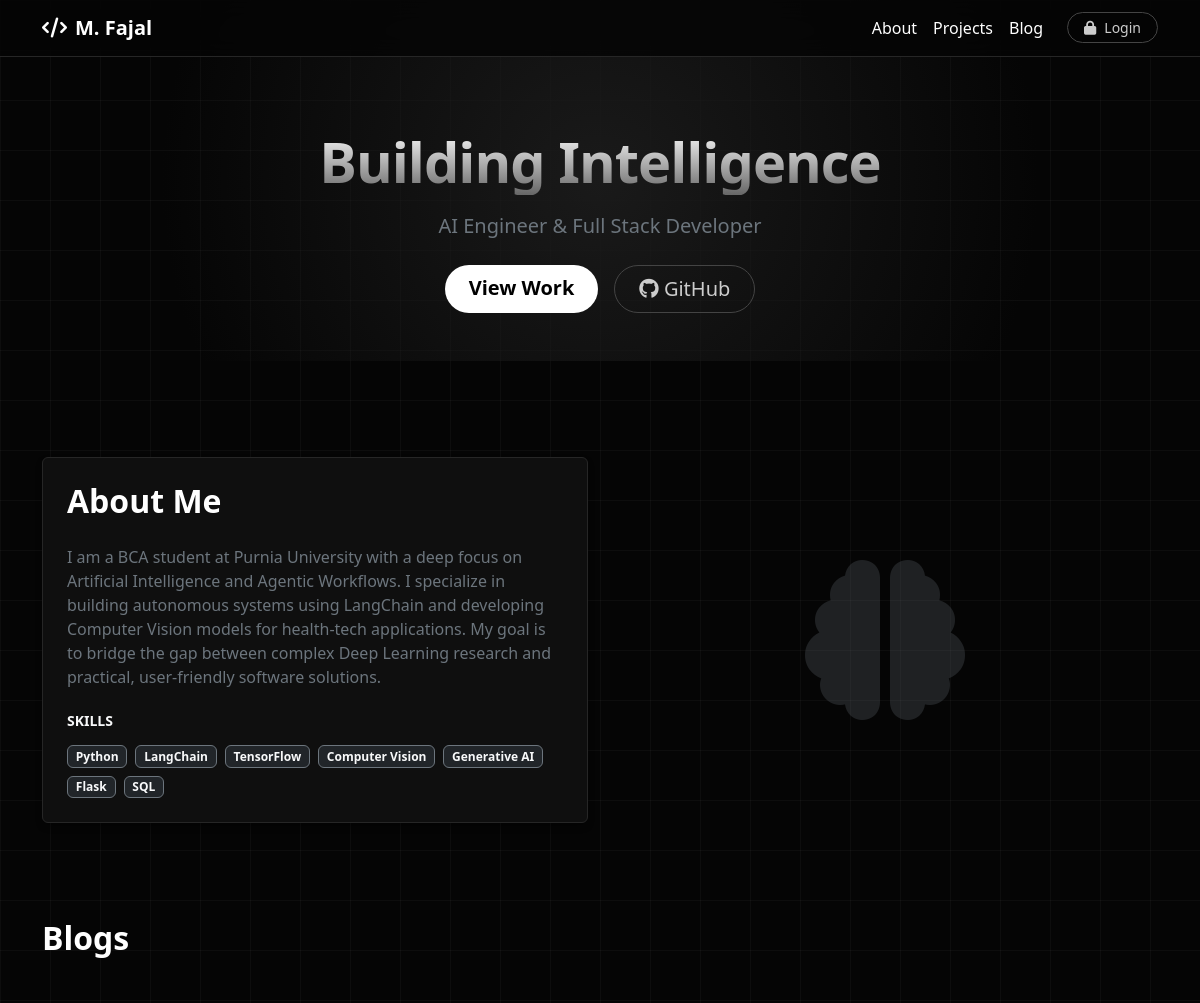
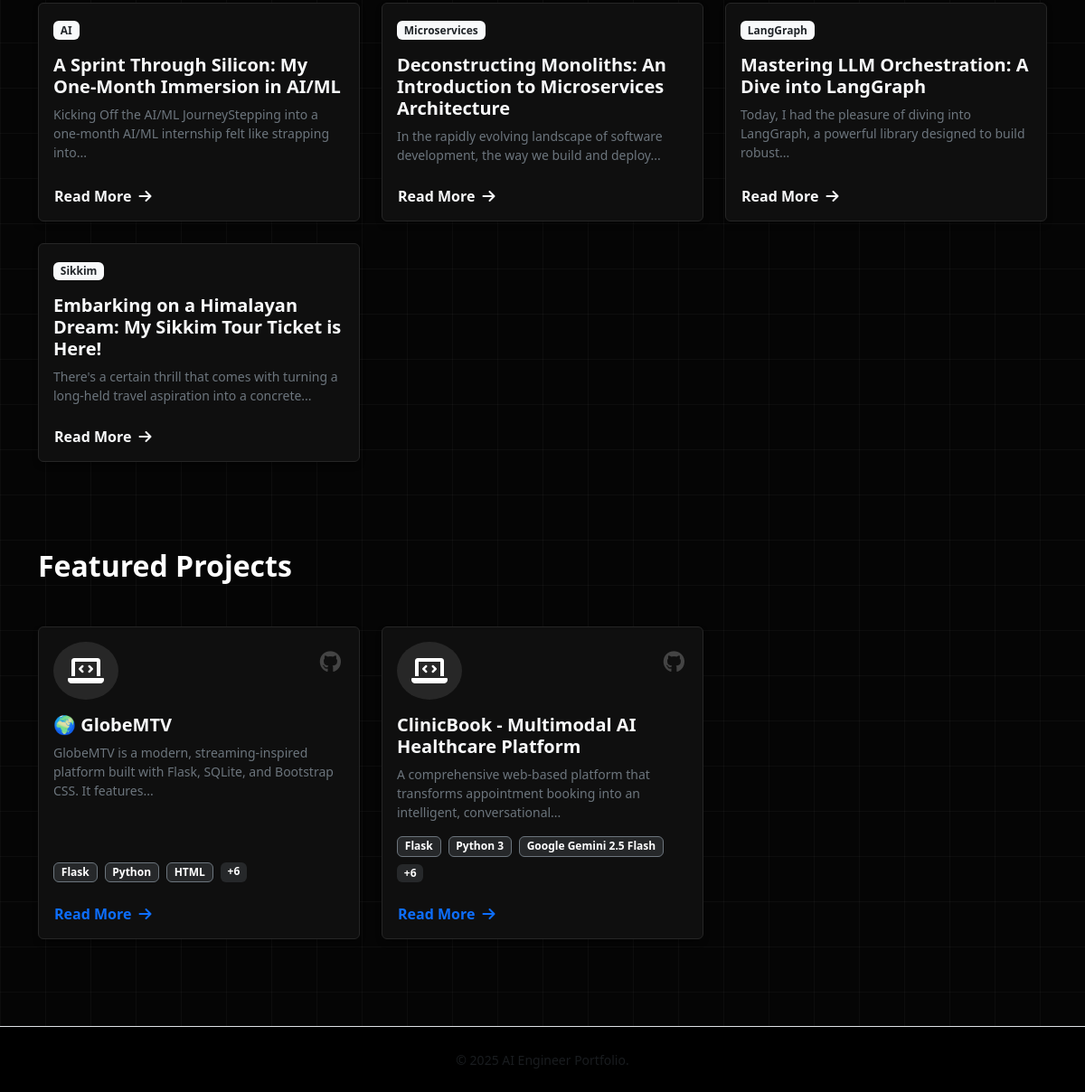
Before: / with the older database file (2 pictures, top to bottom).
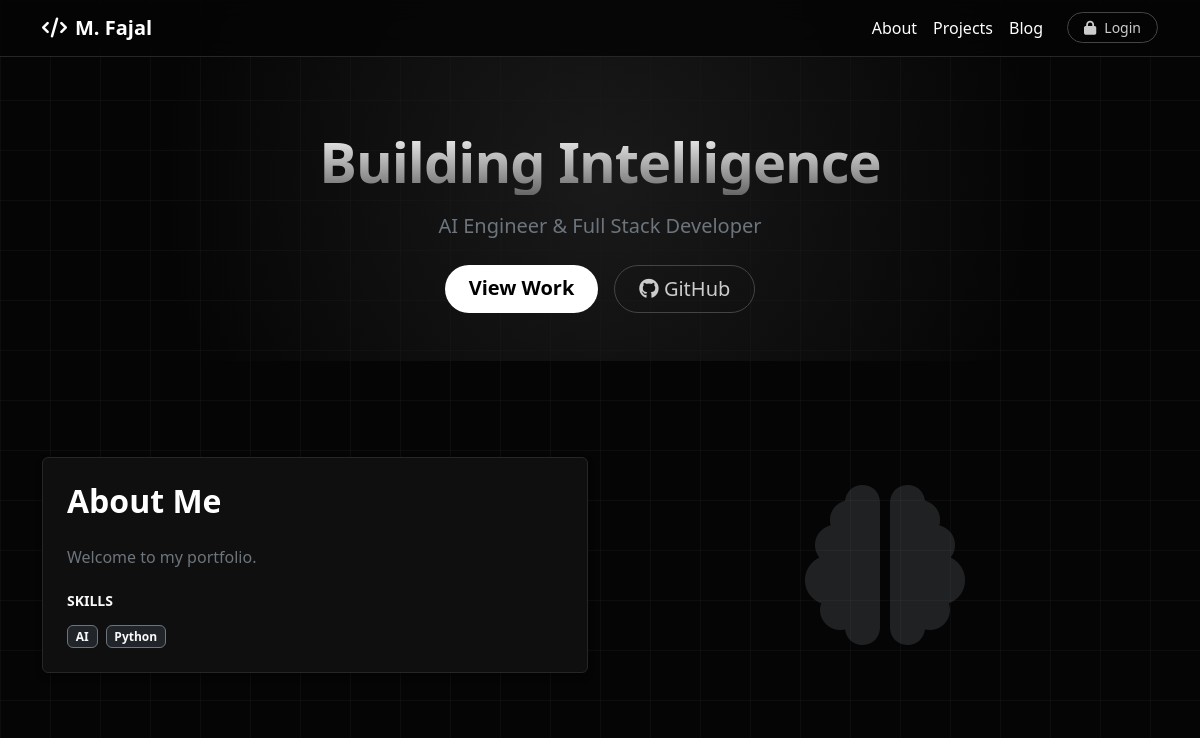
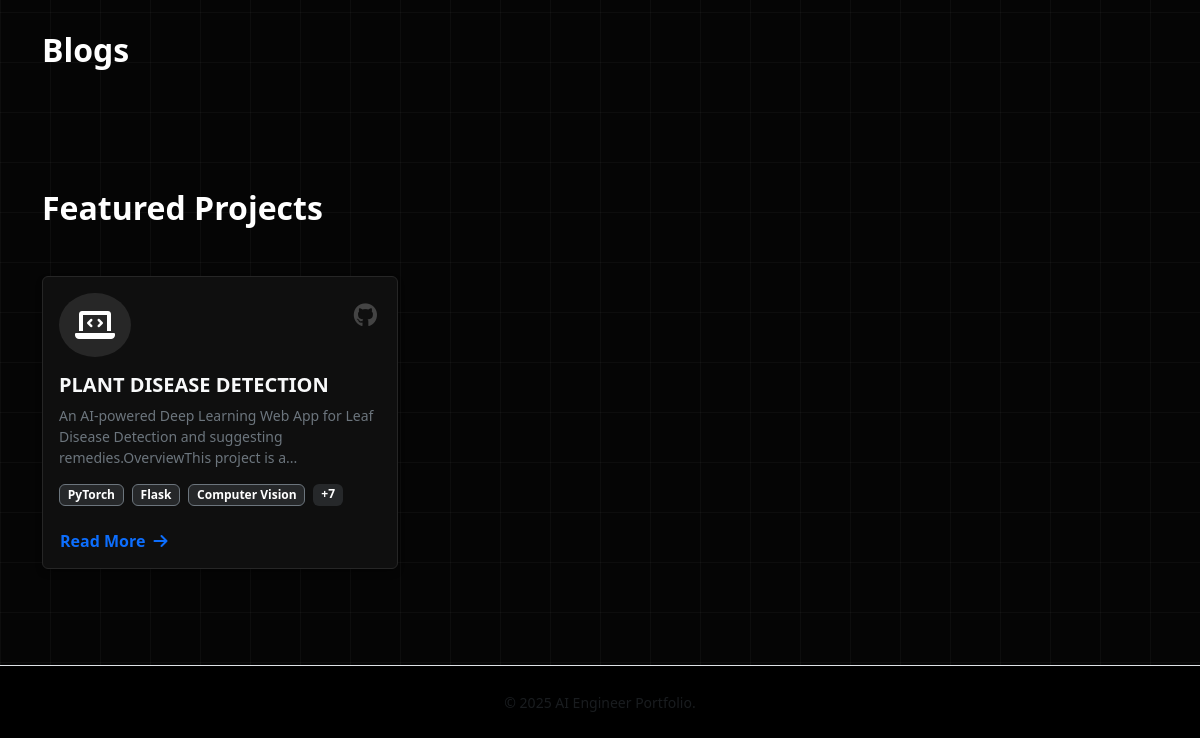
After: the same page with the newer database file (2 pictures, top to bottom).
### tables this page shows
CREATE TABLE profile (
        id INTEGER PRIMARY KEY AUTOINCREMENT,
        bio TEXT NOT NULL,
        skills TEXT,
        updated_at TIMESTAMP DEFAULT CURRENT_TIMESTAMP
    );

CREATE TABLE blogs (
        id INTEGER PRIMARY KEY AUTOINCREMENT,
        title TEXT NOT NULL,
        content TEXT NOT NULL,
        tags TEXT,
        created_at TIMESTAMP DEFAULT CURRENT_TIMESTAMP
    );

CREATE TABLE projects (
        id INTEGER PRIMARY KEY AUTOINCREMENT,
        title TEXT NOT NULL,
        description TEXT NOT NULL,
        tech_stack TEXT,
        link TEXT,
        created_at TIMESTAMP DEFAULT CURRENT_TIMESTAMP
    );

### app.py (the view)
@app.route('/')
def home():
    conn = get_db_connection()
    blogs = conn.execute("SELECT * FROM blogs ORDER BY created_at DESC").fetchall()
    projects = conn.execute("SELECT * FROM projects ORDER BY created_at DESC").fetchall()
    profile = conn.execute("SELECT * FROM profile ORDER BY id DESC LIMIT 1").fetchone()
    conn.close()
    if not profile:
        profile = {"bio": "Welcome to my portfolio.", "skills": "AI, Python"}
    return render_template('index.html', blogs=blogs, projects=projects, profile=profile)

### src/db.py (called while the page is built)
def get_db_connection():
    conn = sqlite3.connect(DB_PATH)
    conn.row_factory = sqlite3.Row
    return conn

### templates/index.html (shortened to what this page needs)
{% extends "base.html" %}
{% block content %}
<header class="hero-section d-flex align-items-center mb-5">
    <div class="container text-center py-5">
        <h1 class="display-4 fw-bold mb-3 hero-title">Building Intelligence</h1>
        <p class="lead mb-4 text-secondary">AI Engineer & Full Stack Developer</p>
        <div class="d-flex justify-content-center gap-3">
            <a href="#projects" class="btn btn-light btn-lg rounded-pill px-4 fw-bold">View Work</a>
            <a href="https://github.com/Mfaj-cod/" target="_blank" class="btn btn-outline-light btn-lg rounded-pill px-4"><i class="fab fa-github"></i> GitHub</a>
        </div>
    </div>
</header>
<section id="about" class="py-5">
    <div class="container">
        <div class="row align-items-center">
            <div class="col-md-6 mb-4 mb-md-0">
                <div class="card card-dark border-0 p-4 h-100">
                    <h2 class="fw-bold section-title mb-4">About Me</h2>
                    <div class="text-secondary lead fs-6">
                        {{ profile.bio | safe }}
                    </div>
                    <div class="mt-4">
                        <h6 class="text-uppercase small fw-bold text-light mb-3">Skills</h6>
                        <div class="d-flex flex-wrap gap-2">
                            {% if profile.skills %}
                                {% for skill in profile.skills.split(',') %}
                                <span class="badge bg-dark border border-secondary text-light">{{ skill.strip() }}</span>
                                {% endfor %}
                            {% endif %}
                        </div>
                    </div>
                </div>
            </div>
            <div class="col-md-6 text-center">
                <i class="fas fa-brain fa-10x text-secondary opacity-25"></i>
            </div>
        </div>
    </div>
</section>
<section id="blog" class="py-5">
    <div class="container">
        <h2 class="fw-bold section-title mb-5">Blogs</h2>
        <div class="row g-4">
            {% for blog in blogs %}
            <div class="col-md-4">
                <div class="card h-100 border-0 card-dark hover-card">
                    <div class="card-body">
                        {% set first_tag = blog.tags.split(',')[0] if blog.tags else 'Tech' %}
                        <span class="badge mb-2 bg-light text-dark fw-bold">{{ first_tag }}</span>
                        <h5 class="card-title fw-bold text-light mt-2">{{ blog.title }}</h5>
                        <div class="card-text text-secondary small text-truncate-3">
                            {{ blog.content | striptags | truncate(100) }}
                        </div>
                    </div>
                    <div class="card-footer border-0 pt-0 bg-transparent">
                        <button class="btn btn-link px-0 text-light fw-bold text-decoration-none" data-bs-toggle="modal" data-bs-target="#blogModal{{ blog.id }}">
                            Read More <i class="fas fa-arrow-right ms-1"></i>
                        </button>
                    </div>
                </div>
            </div>
            {% endfor %}
        </div>
    </div>
</section>
<section id="projects" class="py-5">
    <div class="container">
        <h2 class="fw-bold section-title mb-5">Featured Projects</h2>
        <div class="row g-4">
            {% for project in projects %}
            <div class="col-md-4">
                <div class="card card-dark h-100 border-0 hover-card position-relative">
                    <a href="{{ project.link if project.link else '#' }}" target="_blank" class="project-github-link" title="View Source Code">
                        <i class="fab fa-github"></i>
                    </a>
                    <div class="card-body">
                        <div class="d-flex justify-content-between align-items-start mb-3">
                            <div class="rounded-circle bg-white bg-opacity-10 p-3 d-inline-flex">
                                <i class="fas fa-laptop-code fa-2x text-main"></i>
                            </div>
                        </div>
                        <h5 class="card-title fw-bold text-light">{{ project.title }}</h5>
                        <div class="card-text text-secondary small text-truncate-3">
                            {{ project.description | striptags | truncate(120) }}
                        </div>
                    </div>
                    <div class="card-footer border-0 pt-0 bg-transparent">
                        <div class="mb-3 d-flex flex-wrap gap-2">
                            {% if project.tech_stack %}
                                {% for tech in project.tech_stack.split(',')[:3] %}
                                <span class="badge bg-secondary bg-opacity-25 border border-secondary">{{ tech.strip() }}</span>
                                {% endfor %}
                                {% if project.tech_stack.split(',')|length > 3 %}
                                <span class="badge bg-secondary bg-opacity-25">+{{ project.tech_stack.split(',')|length - 3 }}</span>
                                {% endif %}
                            {% endif %}
                        </div>
                        <button class="btn btn-link px-0 text-main fw-bold text-decoration-none" data-bs-toggle="modal" data-bs-target="#projectModal{{ project.id }}">
                            Read More <i class="fas fa-arrow-right ms-1"></i>
                        </button>
                    </div>
                </div>
            </div>
            {% else %}
            <div class="col-12 text-center text-muted">
                <p>No projects found. Ask the Agent to add one!</p>
            </div>
            {% endfor %}
        </div>
    </div>
</section>
{% endblock %}

### templates/base.html (shortened to what this page needs)
<!DOCTYPE html>
<html lang="en">
<head>
    <link href="https://cdn.jsdelivr.net/npm/bootstrap@5.3.0/dist/css/bootstrap.min.css" rel="stylesheet">
    <link rel="stylesheet" href="https://cdnjs.cloudflare.com/ajax/libs/font-awesome/6.0.0/css/all.min.css">
    <link rel="stylesheet" href="{{ url_for('static', filename='style.css') }}">
</head>
<body class="dark-mode">
    <nav class="navbar navbar-expand-lg navbar-dark fixed-top border-bottom">
        <div class="container">
            <a class="navbar-brand fw-bold" href="/">
                <i class="fas fa-code me-2"></i>M. Fajal
            </a>
            <div class="collapse navbar-collapse" id="navbarNav">
                <ul class="navbar-nav ms-auto">
                    <li class="nav-item"><a class="nav-link" href="/#about">About</a></li>
                    <li class="nav-item"><a class="nav-link" href="/#projects">Projects</a></li>
                    <li class="nav-item"><a class="nav-link" href="/#blog">Blog</a></li>
                    <li class="nav-item ms-3 mt-1">
                        {% if session.get('logged_in') %}
                            <a class="btn btn-outline-light btn-sm rounded-pill px-3 me-2" href="/admin">
                                <i class="fas fa-tools"></i> Admin
                            </a>
                            <a class="btn btn-danger btn-sm rounded-pill px-3" href="/logout">
                                <i class="fas fa-sign-out-alt"></i> Logout
                            </a>
                        {% else %}
                            <a class="btn btn-outline-light btn-sm rounded-pill px-3" href="/login">
                                <i class="fas fa-lock me-2"></i>Login
                            </a>
                        {% endif %}
                    </li>
                </ul>
            </div>
        </div>
    </nav>
    <main>
        {% block content %}{% endblock %}
    </main>
    <footer class="py-4 mt-5 border-top">
        <div class="container text-center text-muted">
            <small>&copy; 2025 AI Engineer Portfolio.</small>
        </div>
    </footer>
</body>
</html>

### static/style.css (style rules this page uses)
:root { --bg-body: #050505; --bg-card: #0f0f0f; --bg-card-hover: #141414; --text-main: #ffffff; --text-muted: #a0a0a0; --border-color: #262626; --accent-glow: rgba(255, 255, 255, 0.08); }
body { background-color: var(--bg-body); color: var(--text-main); font-family: 'Segoe UI', Tahoma, Geneva, Verdana, sans-serif; min-height: 100vh; background-image: linear-gradient(rgba(255, 255, 255, 0.03) 1px, transparent 1px), linear-gradient(90deg, rgba(255, 255, 255, 0.03) 1px, transparent 1px); background-size: 50px 50px; }
.navbar { background: rgba(5, 5, 5, 0.85) !important; backdrop-filter: blur(12px); border-bottom: 1px solid var(--border-color) !important; }
.navbar-brand, .nav-link { color: var(--text-main) !important; }
.hero-section { background: radial-gradient(circle at center, #1a1a1a 0%, transparent 70%); padding-top: 80px; }
.hero-title { background: linear-gradient(180deg, #ffffff 0%, #666666 100%); -webkit-background-clip: text; -webkit-text-fill-color: transparent; letter-spacing: -1px; }
.card-dark, .modal-content { background-color: var(--bg-card) !important; border: 1px solid var(--border-color) !important; color: var(--text-main); box-shadow: 0 4px 6px rgba(0,0,0,0.3); transition: transform 0.3s ease, border-color 0.3s ease; }
::placeholder { color: #555 !important; }
.btn-light { background: #ffffff; color: #000; border: none; }
.btn-outline-light { border-color: #444; color: #ccc; }
.project-github-link { position: absolute; top: 20px; right: 20px; color: #444; font-size: 1.5rem; transition: all 0.3s ease; z-index: 10; }
footer { background: #000; border-top: 1px solid var(--border-color) !important; color: #555 !important; }

Changed rows visible on the page:
removed profile: bio "I am a BCA student at Purnia University with a deep focus on Artificial Intelligence and Agentic Workflows. I specialize in building autonomous systems using LangChain and developing Computer Vision models for health-tech applications. My goal is to bridge the gap between complex Deep Learning research and practical, user-friendly software solutions."
removed blogs: first_tag "AI", title "A Sprint Through Silicon: My One-Month Immersion in AI/ML", content "Kicking Off the AI/ML JourneyStepping into a one-month AI/ML internship felt like strapping into..."
removed blogs: first_tag "Microservices", title "Deconstructing Monoliths: An Introduction to Microservices Architecture", content "In the rapidly evolving landscape of software development, the way we build and deploy..."
removed blogs: first_tag "LangGraph", title "Mastering LLM Orchestration: A Dive into LangGraph", content "Today, I had the pleasure of diving into LangGraph, a powerful library designed to build robust..."
removed blogs: first_tag "Sikkim", title "Embarking on a Himalayan Dream: My Sikkim Tour Ticket is Here!", content "There's a certain thrill that comes with turning a long-held travel aspiration into a concrete..."
removed projects: title "🌍 GlobeMTV", description "GlobeMTV is a modern, streaming-inspired platform built with Flask, SQLite, and Bootstrap CSS. It features...", strip "Flask" "Python" "HTML", tech_stack.split|length "6"
removed projects: title "ClinicBook - Multimodal AI Healthcare Platform", description "A comprehensive web-based platform that transforms appointment booking into an intelligent, conversational...", strip "Flask" "Python 3" "Google Gemini 2.5 Flash", tech_stack.split|length "6"
added projects: title "PLANT DISEASE DETECTION", description "An AI-powered Deep Learning Web App for Leaf Disease Detection and suggesting remedies.OverviewThis project is a...", strip "PyTorch" "Flask" "Computer Vision", tech_stack.split|length "7"
Other visible differences:
{{ profile.bio | safe }}: (not shown) → "Welcome to my portfolio."
new list line: "AI"
list line gone: "LangChain"
list line gone: "TensorFlow"
list line gone: "Computer Vision"
list line gone: "Generative AI"
list line gone: "Flask"
list line gone: "SQL"
